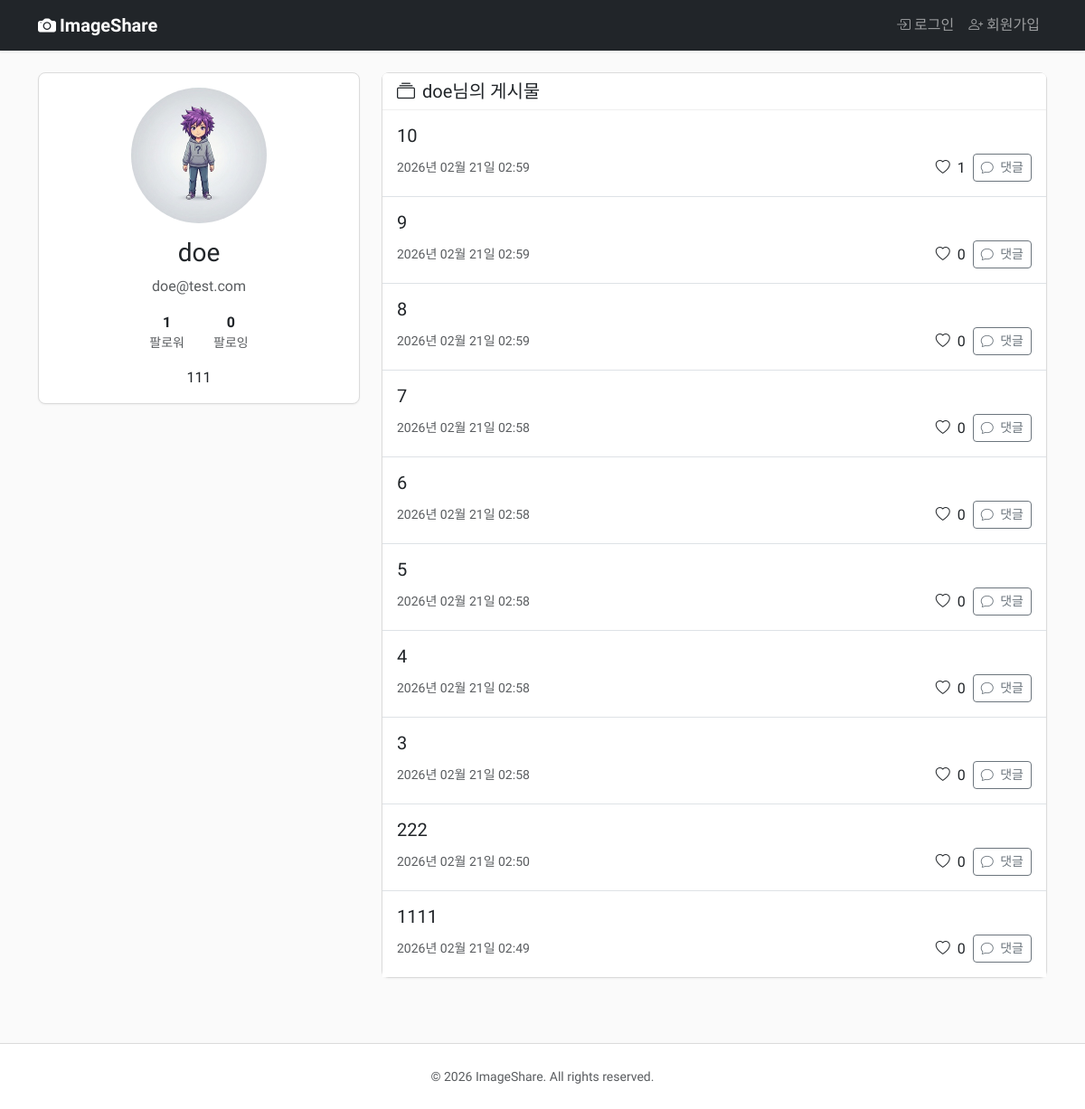
Page /users/profile/doe/ on the committed database.
### users/models.py (models this page shows, shortened)
class Profile(models.Model):
    user = models.OneToOneField(User, on_delete=models.CASCADE)
    bio = models.TextField(max_length=500, blank=True, verbose_name='자기소개')
    profile_image = models.ImageField(default='default.jpg', upload_to='profile_pics', verbose_name='프로필 이미지')
    class Meta:
        verbose_name = '프로필'
        verbose_name_plural = '프로필'
        constraints = [
            models.CheckConstraint(
                condition=models.Q(bio__length__lte=500),
                name="profile_bio_max_length",
            ),
        ]

### posts/models.py (models this page shows, shortened)
class Post(models.Model):
    user = models.ForeignKey(User, on_delete=models.CASCADE, related_name="posts")
    content = models.TextField(max_length=500, verbose_name="내용")
    image = models.ImageField(
        upload_to="post_images/", blank=True, verbose_name="이미지"
    )
    thumbnail = models.ImageField(
        upload_to="post_thumbnails/", blank=True, verbose_name="썸네일"
    )
    views = models.PositiveIntegerField(default=0, verbose_name="조회수")
    created_at = models.DateTimeField(auto_now_add=True)
    updated_at = models.DateTimeField(auto_now=True)
    class Meta:
        ordering = ["-created_at"]
        verbose_name = "게시물"
        verbose_name_plural = "게시물"

### users/views.py (the view)
# urls.py: path('profile/<str:username>/', views.profile, name='profile'),
def profile(request, username):
    profile_user = get_object_or_404(User, username=username)
    user_posts = Post.objects.filter(user=profile_user)
    is_following = False
    if request.user.is_authenticated and request.user != profile_user:
        is_following = Follow.objects.filter(follower=request.user, following=profile_user).exists()
    followers_count = profile_user.followers.count()
    following_count = profile_user.following.count()
    context = {
        'profile_user': profile_user,
        'posts': user_posts,
        'is_following': is_following,
        'followers_count': followers_count,
        'following_count': following_count,
    }
    return render(request, 'users/profile.html', context)

### users/templates/users/profile.html (shortened to what this page needs)
{% extends "base.html" %}
{% block content %}
<div class="row">
    <div class="col-lg-4 mb-4">
        <div class="card">
            <div class="card-body text-center">
                <img class="rounded-circle img-fluid mb-3" style="width: 150px; height: 150px; object-fit: cover;"
                    src="{{ profile_user.profile.profile_image.url }}" alt="{{ profile_user.username }}의 프로필 이미지">
                <h2 class="card-title h3">{{ profile_user.username }}</h2>
                <p class="text-muted">{{ profile_user.email }}</p>
                <div class="d-flex justify-content-center mb-3">
                    <div class="px-3 text-center">
                        <strong>{{ followers_count }}</strong>
                        <div class="small text-muted">팔로워</div>
                    </div>
                    <div class="px-3 text-center">
                        <a href="{% url 'posts:following_feed' %}" target="_blank"
                            class="text-center text-decoration-none text-dark">
                            <strong>{{ following_count }}</strong>
                            <small class="text-muted d-block">팔로잉</small>
                        </a>
                    </div>
                </div>
                {% if profile_user.profile.bio %}
                <p class="card-text">{{ profile_user.profile.bio }}</p>
                {% else %}
                <p class="card-text text-muted">자기소개가 없습니다.</p>
                {% endif %}
            </div>
        </div>
    </div>
    <div class="col-lg-8">
        <div class="card mb-4">
            <div class="card-header">
                <h3 class="h5 mb-0"><i class="bi bi-collection me-2"></i>{{ profile_user.username }}님의 게시물</h3>
            </div>
            <div class="card-body p-0">
                {% if posts %}
                <div class="list-group list-group-flush">
                    {% for post in posts %}
                    <div class="list-group-item p-3">
                        <h5 class="mb-1">
                            <a href="{% url 'posts:post_detail' post.id %}" class="text-decoration-none text-dark">
                                {% if post.content|length > 100 %}
                                {{ post.content|slice:":100" }}...
                                {% else %}
                                {{ post.content }}
                                {% endif %}
                            </a>
                        </h5>
                        <div class="d-flex justify-content-between align-items-center mt-2">
                            <small class="text-muted">{{ post.created_at|date:"Y년 m월 d일 H:i" }}</small>
                            <div class="d-flex align-items-center">
                                <span class="me-2">
                                    <i
                                        class="bi {% if post.is_liked %}bi-heart-fill text-danger{% else %}bi-heart{% endif %} me-1"></i>
                                    {{ post.likes.count }}
                                </span>
                                <a href="{% url 'posts:post_detail' post.id %}"
                                    class="btn btn-sm btn-outline-secondary">
                                    <i class="bi bi-chat me-1"></i> 댓글
                                </a>
                            </div>
                        </div>
                    </div>
                    {% endfor %}
                </div>
                {% else %}
                <div class="text-center py-5">
                    <i class="bi bi-search display-4 text-muted"></i>
                    <p class="mt-3 text-muted">아직 작성한 게시물이 없습니다.</p>
                </div>
                {% endif %}
            </div>
        </div>
    </div>
</div>
{% endblock %}

### static/css/style.css (style rules this page uses)
body { font-family: 'Nanum Gothic', sans-serif; background-color: #fafafa; color: #262626; }
.card { border: 1px solid #dbdbdb; border-radius: 8px; box-shadow: 0 1px 2px rgba(0, 0, 0, 0.05); transition: box-shadow 0.2s ease; }
.card-header { background-color: #fff; border-bottom: 1px solid #efefef; }

### rows in the picture
Post: content "10", created_at "2026년 02월 21일 02:59", likes.count "1"
Post: content "9", created_at "2026년 02월 21일 02:59", likes.count "0"
Post: content "8", created_at "2026년 02월 21일 02:59", likes.count "0"
Post: content "7", created_at "2026년 02월 21일 02:58", likes.count "0"
Post: content "6", created_at "2026년 02월 21일 02:58", likes.count "0"
Post: content "5", created_at "2026년 02월 21일 02:58", likes.count "0"
Post: content "4", created_at "2026년 02월 21일 02:58", likes.count "0"
Post: content "3", created_at "2026년 02월 21일 02:58", likes.count "0"
Post: content "222", created_at "2026년 02월 21일 02:50", likes.count "0"
Post: content "1111", created_at "2026년 02월 21일 02:49", likes.count "0"

### other values in the picture
{{ profile_user.username }} "doe"
{{ profile_user.email }} "doe@test.com"
{{ followers_count }} "1"
{{ following_count }} "0"
{{ profile_user.profile.bio }} "111"
